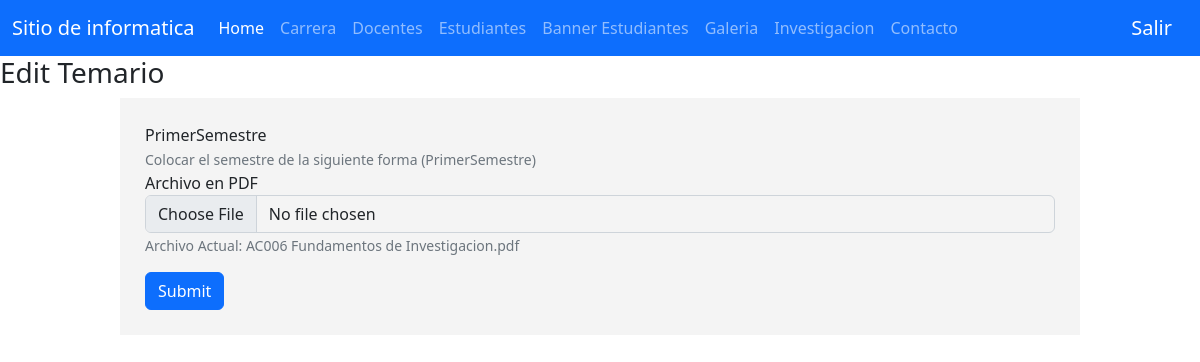
/pages/doom-admin/forms/formUniTemario.php?id_user=2&semestre=PrimerSemestre (signed in), run on the app's committed database.
### tables this page shows
CREATE TABLE `tem_primero` (
  `id` int(11) NOT NULL,
  `semestre` varchar(45) NOT NULL DEFAULT 'Primer Semestre',
  `nombre` varchar(45) NOT NULL
);

### pages/doom-admin/forms/formUniTemario.php (the view, shortened to what this page needs)
<?php
include_once "./../vistas/header.php";
$id = $_GET["id_user"];
$semestre = $_GET["semestre"];
if ($semestre  == 'PrimerSemestre') {
    $conSem='tem_primero';
}
$objeto = new Conexion();
$conexion = $objeto->Conectar();
$buscar = "SELECT * FROM $conSem WHERE id=$id ";
$resultado = $conexion->prepare($buscar);
$resultado->execute();
$data=$resultado->fetchAll(PDO::FETCH_ASSOC);
?>
<h3>Edit Temario</h3>
<div class="ContForm">
    <form action="./../updates/updateUniTemario.php" method="POST" enctype="multipart/form-data">
        <div class="form-group">
            <?php
                foreach($data as $dat) {
            ?>
                <label for="name"><?php echo $dat['semestre'] ?></label><br>
                <span id="imagenHomeHelpBlock" class="form-text text-muted">Colocar el semestre de la siguiente forma (PrimerSemestre) </span><br>
                <label for="bienvenida">Archivo en PDF</label>
                <input id="imagenHome" name="formato" type="file" class="form-control" aria-describedby="imagenHomeHelpBlock" id="name">
                <span id="imagenHomeHelpBlock" class="form-text text-muted">Archivo Actual: <?php echo $dat['nombre'] ?></span><br>
            <?php
                }
            ?>
        </div>
        <div class="form-group">
            <button name="submit" type="submit" class="btn btn-primary">Submit</button>
        </div>
    </form>
</div>
<?php
include_once "./../vistas/footer.php";
?>

### css/global.css (style rules this page uses)
form { background: #F4F4F4; padding: 10px; }
.form-control { background-color: #F4F4F4; }
.form-group { margin: 15px; }
span { width:100%; }
.ContForm { width: 80%; margin: auto; }

### data on the page
tem_primero: semestre "PrimerSemestre", nombre "AC006 Fundamentos de Investigacion.pdf"
